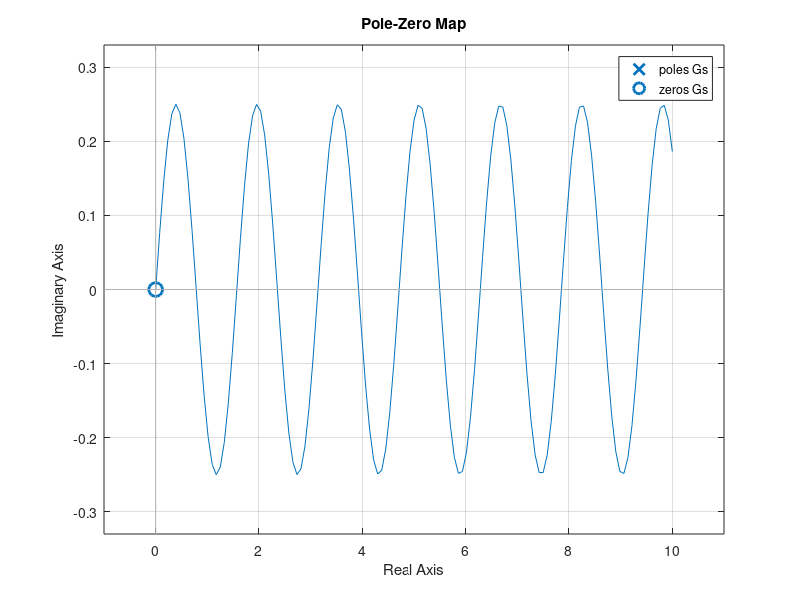

Source code (MATLAB): (Note: this script raises an error after producing the figure.)
clear all;
clc;
close all;

Gs = tf([1 0],[1 0 16]); %coloca los coeficientes de los polinomios

step(Gs); %funcion de escalon
poles = pole(Gs); % Obtén los polos
zeros = zero(Gs); % Obtén los ceros

disp("Polos:");
disp(poles);

disp("Ceros:");
disp(zeros);


pzmap(Gs);

pzmap([1 0],[1 0 16]);
